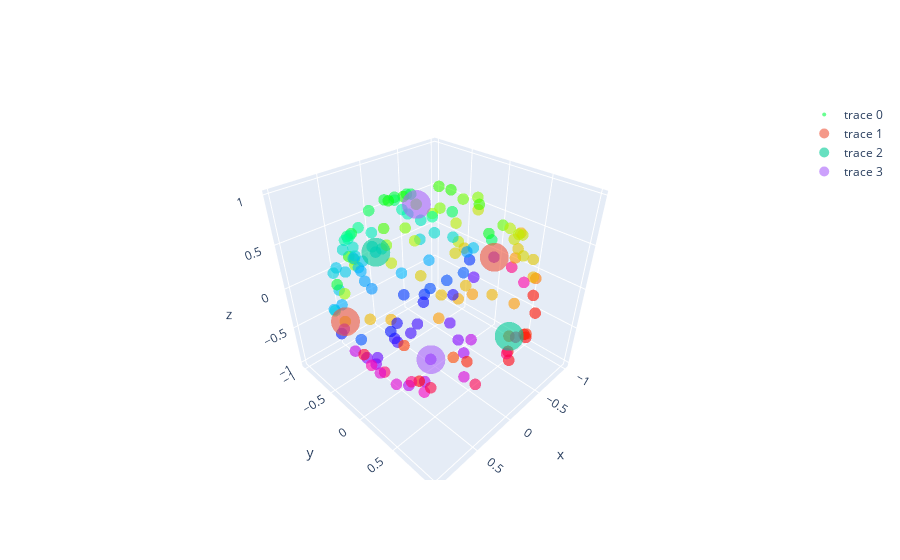

Write notebook code for a chart like this one.
### Code cell
fig = go.Figure(data=[go.Scatter3d(
    x=x,
    y=y,
    z=z,
    mode='markers',
    text = [str(i) for i in co_1],
    #text = [str(x) for x in d],
    marker=dict(
        size=4,
        color = np.mod(co_1,1.0),             # set color to an array/list of desired values
        colorscale='HSV',
        # choose a colorscale
        opacity=0.6
    )
)])

fig.add_trace(
    go.Scatter3d(
    x = df.iloc[L[:2]].iloc[:,0],
    y = df.iloc[L[:2]].iloc[:,1],
    z = df.iloc[L[:2]].iloc[:,2], mode = "markers",
      
      marker=dict(
        #c = "black",
        size=10,
        color = 0,             # set color to an array/list of desired values
        colorscale='magma',
        # choose a colorscale
        opacity=0.6
    )))


fig.add_trace(
    go.Scatter3d(
    x = df.iloc[L[2:4]].iloc[:,0],
    y = df.iloc[L[2:4]].iloc[:,1],
    z = df.iloc[L[2:4]].iloc[:,2], mode = "markers",
      
      marker=dict(
        #color = "black",
        size=10,
        color = 1,             # set color to an array/list of desired values
        colorscale='magma',
        # choose a colorscale
        opacity=0.6
    )))

fig.add_trace(
    go.Scatter3d(
    x = df.iloc[L[4:]].iloc[:,0],
    y = df.iloc[L[4:]].iloc[:,1],
    z = df.iloc[L[4:]].iloc[:,2], mode = "markers",
      
      marker=dict(
        #color = "black",
        size=10,
        color = 0.5, 
        colorscale='magma',            # set color to an array/list of desired values
        #colorscale='black',
        # choose a colorscale
        opacity=0.6
    )))


fig.show()

### Figure 1 — Plotly figure (JSON) as saved in the notebook; plotly's stock layout.template omitted (floating-point values rounded to 4 significant figures; data arrays with more than 128 entries replaced by an {"elided": "..."} marker saying what was removed)
{"data": [{"marker": {"color": {"elided": "150 float values"}, "colorscale": [[0, "#ff0000"], [0.1111, "#ffa700"], [0.2222, "#afff00"], [0.3333, "#08ff00"], [0.4444, "#00ff9f"], [0.5556, "#00b7ff"], [0.6667, "#0010ff"], [0.7778, "#9700ff"], [0.8889, "#ff00bf"], [1, "#ff0000"]], "opacity": 0.6, "size": 4}, "mode": "markers", "text": {"elided": "150 str values"}, "type": "scatter3d", "x": {"elided": "150 float values"}, "y": {"elided": "150 float values"}, "z": {"elided": "150 float values"}}, {"marker": {"color": 0, "colorscale": [[0, "#000004"], [0.1111, "#180f3d"], [0.2222, "#440f76"], [0.3333, "#721f81"], [0.4444, "#9e2f7f"], [0.5556, "#cd4071"], [0.6667, "#f1605d"], [0.7778, "#fd9668"], [0.8889, "#feca8d"], [1, "#fcfdbf"]], "opacity": 0.6, "size": 10}, "mode": "markers", "type": "scatter3d", "x": [0.9884, -0.996], "y": [-0.1202, -0.0532], "z": [0.09328, -0.07236]}, {"marker": {"color": 1, "colorscale": [[0, "#000004"], [0.1111, "#180f3d"], [0.2222, "#440f76"], [0.3333, "#721f81"], [0.4444, "#9e2f7f"], [0.5556, "#cd4071"], [0.6667, "#f1605d"], [0.7778, "#fd9668"], [0.8889, "#feca8d"], [1, "#fcfdbf"]], "opacity": 0.6, "size": 10}, "mode": "markers", "type": "scatter3d", "x": [0.1105, -0.04993], "y": [0.9915, -0.9987], "z": [0.06836, -0.005981]}, {"marker": {"color": 0.5, "colorscale": [[0, "#000004"], [0.1111, "#180f3d"], [0.2222, "#440f76"], [0.3333, "#721f81"], [0.4444, "#9e2f7f"], [0.5556, "#cd4071"], [0.6667, "#f1605d"], [0.7778, "#fd9668"], [0.8889, "#feca8d"], [1, "#fcfdbf"]], "opacity": 0.6, "size": 10}, "mode": "markers", "type": "scatter3d", "x": [0.2082, 0.0005305], "y": [-0.01945, -0.07186], "z": [0.9779, -0.9974]}], "layout": {}}
